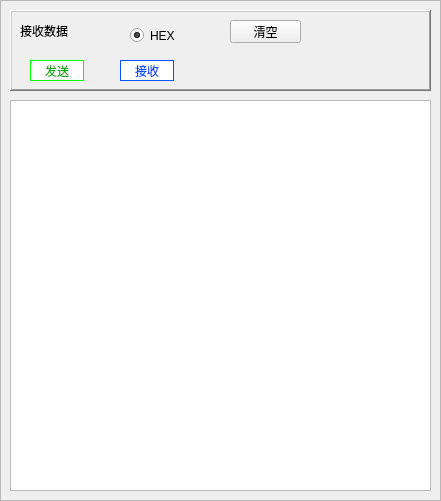
    <widget class="QFrame" name="frame_6">
     <property name="geometry">
      <rect>
       <x>500</x>
       <y>10</y>
       <width>441</width>
       <height>501</height>
      </rect>
     </property>
     <property name="frameShape">
      <enum>QFrame::StyledPanel</enum>
     </property>
     <property name="frameShadow">
      <enum>QFrame::Raised</enum>
     </property>
     <widget class="QFrame" name="frame_3">
      <property name="geometry">
       <rect>
        <x>10</x>
        <y>10</y>
        <width>421</width>
        <height>81</height>
       </rect>
      </property>
      <property name="styleSheet">
       <string notr="true"/>
      </property>
      <property name="frameShape">
       <enum>QFrame::WinPanel</enum>
      </property>
      <property name="frameShadow">
       <enum>QFrame::Raised</enum>
      </property>
      <property name="lineWidth">
       <number>1</number>
      </property>
      <property name="midLineWidth">
       <number>0</number>
      </property>
      <widget class="QRadioButton" name="hexRecvRadioBtn">
       <property name="geometry">
        <rect>
         <x>120</x>
         <y>10</y>
         <width>61</width>
         <height>31</height>
        </rect>
       </property>
       <property name="minimumSize">
        <size>
         <width>0</width>
         <height>31</height>
        </size>
       </property>
       <property name="toolTip">
        <string>&lt;html&gt;&lt;head/&gt;&lt;body&gt;&lt;p&gt;以十六进制方式显示数据&lt;/p&gt;&lt;/body&gt;&lt;/html&gt;</string>
       </property>
       <property name="text">
        <string>HEX</string>
       </property>
       <property name="checked">
        <bool>true</bool>
       </property>
      </widget>
      <widget class="QPushButton" name="clearUpBtn">
       <property name="geometry">
        <rect>
         <x>220</x>
         <y>10</y>
         <width>71</width>
         <height>23</height>
        </rect>
       </property>
       <property name="minimumSize">
        <size>
         <width>0</width>
         <height>23</height>
        </size>
       </property>
       <property name="maximumSize">
        <size>
         <width>100</width>
         <height>23</height>
        </size>
       </property>
       <property name="text">
        <string>清空</string>
       </property>
       <property name="icon">
        <iconset resource="image.qrc">
         <normaloff>:/images/cleanport.png</normaloff>:/images/cleanport.png</iconset>
       </property>
      </widget>
      <widget class="QLabel" name="label">
       <property name="geometry">
        <rect>
         <x>10</x>
         <y>10</y>
         <width>91</width>
         <height>21</height>
        </rect>
       </property>
       <property name="text">
        <string>接收数据</string>
       </property>
      </widget>
      <widget class="QLabel" name="send_lbl">
       <property name="geometry">
        <rect>
         <x>20</x>
         <y>50</y>
         <width>54</width>
         <height>21</height>
        </rect>
       </property>
       <property name="autoFillBackground">
        <bool>false</bool>
       </property>
       <property name="styleSheet">
        <string notr="true">background-color: rgb(255, 255, 255);
color: rgb(0, 170, 0);
border-color: rgb(0, 255, 0);
border-width: 1px;
border-style: solid;</string>
       </property>
       <property name="text">
        <string>发送</string>
       </property>
       <property name="alignment">
        <set>Qt::AlignCenter</set>
       </property>
      </widget>
      <widget class="QLabel" name="send_lbl_3">
       <property name="geometry">
        <rect>
         <x>110</x>
         <y>50</y>
         <width>54</width>
         <height>21</height>
        </rect>
       </property>
       <property name="autoFillBackground">
        <bool>false</bool>
       </property>
       <property name="styleSheet">
        <string notr="true">background-color: rgb(255, 255, 255);
color: rgb(0, 85, 255);
border-color: rgb(0, 85, 255);
border-style:solid;
border-width:1px;</string>
       </property>
       <property name="text">
        <string>接收</string>
       </property>
       <property name="alignment">
        <set>Qt::AlignCenter</set>
       </property>
      </widget>
     </widget>
     <widget class="QTextBrowser" name="rawDataBrowser">
      <property name="geometry">
       <rect>
        <x>10</x>
        <y>100</y>
        <width>421</width>
        <height>391</height>
       </rect>
      </property>
     </widget>
    </widget>
